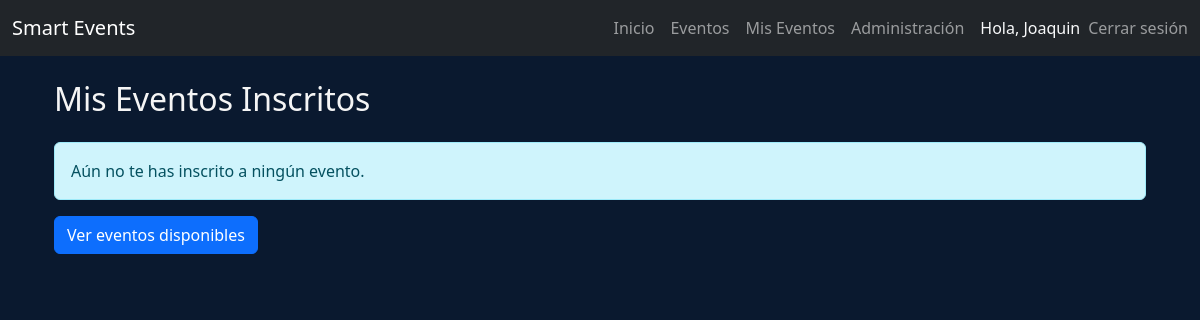
Page /mis_eventos/ (signed in) on the earlier database version.
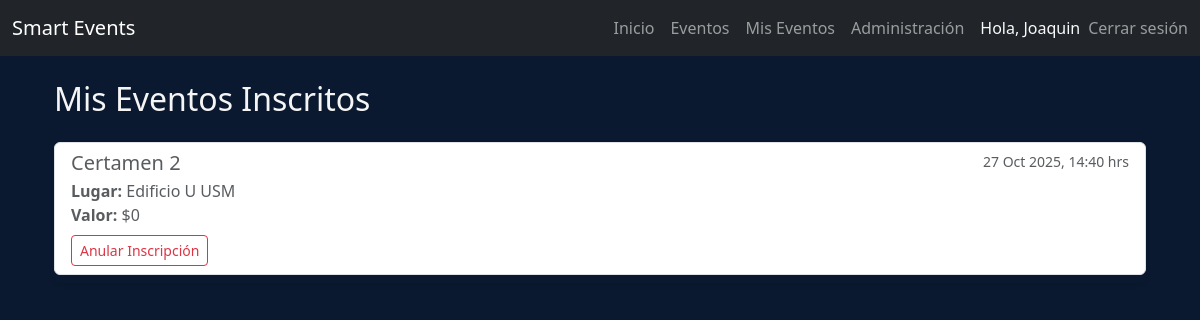
Same page on the later database version.
### core/models.py (models this page shows, shortened)
class Evento(models.Model):
    titulo = models.CharField(max_length=30)
    fecha = models.DateTimeField()
    lugar = models.CharField(max_length=30)
    imagen = models.ImageField(upload_to='eventos')
    valor = models.IntegerField()
    cantidad = models.IntegerField()
    asistentes = models.ManyToManyField(User, related_name='eventos_inscritos', blank=True)

### core/views.py (the view)
# urls.py: path('mis_eventos/', views.mis_eventos, name= "mis_eventos"),
@login_required
def mis_eventos(request):
    eventos_inscritos = request.user.eventos_inscritos.all().order_by('fecha')
    context = {
        'eventos': eventos_inscritos
    }
    return render(request, 'core/mis_eventos.html', context)

### core/templates/core/mis_eventos.html (shortened to what this page needs)
{% extends 'core/base.html' %}
{% load static %}
{% block content %}
<div class="container">
    <h2 class="mb-4">Mis Eventos Inscritos</h2>
    {% if eventos %}
        <div class="list-group shadow-sm">
            {% for evento in eventos %}
                <div class="list-group-item list-group-item-action flex-column align-items-start mb-2 rounded">
                    <div class="d-flex w-100 justify-content-between">
                        <h5 class="mb-1">{{ evento.titulo }}</h5>
                        <small class="text-muted">{{ evento.fecha|date:"d M Y, H:i" }} hrs</small>
                    </div>
                    <p class="mb-1">
                        <strong>Lugar:</strong> {{ evento.lugar }} <br>
                        <strong>Valor:</strong> ${{ evento.valor }}
                    </p>
                    <form action="{% url 'anular_inscripcion' evento.id %}" method="post" class="mt-2">
                        <button type="submit" class="btn btn-sm btn-outline-danger">Anular Inscripción</button>
                    </form>
                </div>
            {% endfor %}
        </div>
    {% else %}
        <div class="alert alert-info" role="alert">
            Aún no te has inscrito a ningún evento.
        </div>
        <a href="{% url 'eventos' %}" class="btn btn-primary">Ver eventos disponibles</a>
    {% endif %}
</div>
{% endblock %}

### core/templates/core/base.html (shortened to what this page needs)
{% load static %}
<!DOCTYPE html>
<html lang="es">
<head>
    <link rel="stylesheet" href="{% static 'core/css/bootstrap.css' %}">
    <link rel="stylesheet" href="{% static 'core/css/estilos.css' %}">
</head>
<body>
    <nav class="navbar navbar-expand-lg navbar-dark bg-dark" id="navbar">
        <div class="container-fluid">
            <a class="navbar-brand" href="{% url 'index' %}">Smart Events</a>
            <div class="collapse navbar-collapse" id="navbarNavAltMarkup">
                <div class="navbar-nav ms-auto align-items-center">
                    <a class="nav-link" href="{% url 'index' %}">Inicio</a>
                    <a class="nav-link" href="{% url 'eventos' %}">Eventos</a>
                    {% if user.is_authenticated %}
                        <a class="nav-link" href="{% url 'mis_eventos' %}">Mis Eventos</a>
                        {% if user.is_staff or user.is_superuser %}
                            <a class="nav-link" href="{% url 'admin:index' %}">Administración</a>
                        {% endif %}
                        <span class="navbar-text text-light mx-2">
                            Hola, {{ user.username }}
                        </span>
                        <form action="{% url 'logout' %}" method="post" class="d-inline m-0 p-0">
                            <button type="submit" class="btn btn-link nav-link m-0 p-0" style="vertical-align: baseline;">
                                Cerrar sesión
                            </button>
                        </form>
                    {% else %}
                        <a class="nav-link" href="{% url 'login' %}">Iniciar Sesión</a>
                        <a class="nav-link" href="{% url 'registro' %}">Registrarse</a>
                    {% endif %}
                </div>
            </div>
        </div>
    </nav>
    <div class="container my-4">
        {% block content %}
        {% endblock %}
    </div>
</body>
</html>

### core/static/core/css/estilos.css (style rules this page uses)
#navbar { position: sticky; top: 0; width: 100%; background-color: #0a192f; color: #F5F5F5; z-index: 1030; }
body { background-color: #0a192f; color: #F5F5F5; }

Differences in the rows shown:
now on this page (row edited): Evento: titulo "Certamen 2", fecha "27 Oct 2025, 14:40", lugar "Edificio U USM", valor "0"
Other differences:
text no longer shown: "Aún no te has inscrito a ningún evento. Ver eventos disponibles"
